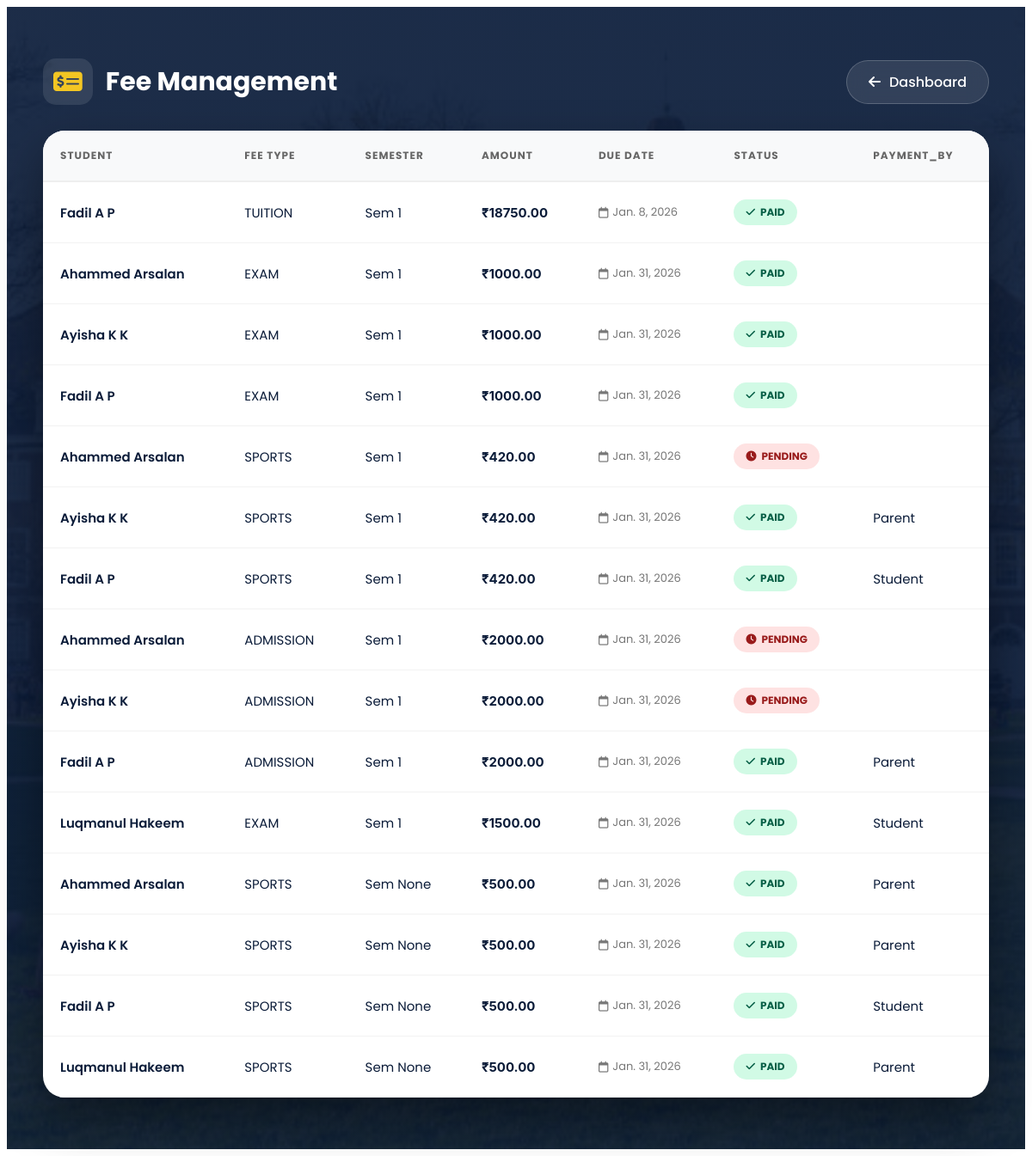
Page /fees/list/ on the committed database.
### fees/models.py (models this page shows)
class Fee(models.Model):
    PAID_BY_CHOICES = [
        ('student', 'Student'),
        ('parent', 'Parent'),
    ]
    SEMESTER_CHOICES = Student.SEMESTER_CHOICES  # 👈 reuse
    student = models.ForeignKey(Student, on_delete=models.CASCADE)
    fee_type = models.CharField(max_length=50)
    semester = models.PositiveIntegerField(
        choices=SEMESTER_CHOICES,   # ✅ DROPDOWN
        null=True,
        blank=True
    )
    amount = models.DecimalField(max_digits=8, decimal_places=2)
    due_date = models.DateField()
    is_paid = models.BooleanField(default=False)
    paid_by = models.CharField(
        max_length=10,
        choices=PAID_BY_CHOICES,
        null=True,
        blank=True
    )
    paypal_order_id = models.CharField(max_length=255, blank=True, null=True)
    paid_on = models.DateTimeField(null=True, blank=True)
    created_at = models.DateTimeField(auto_now_add=True)

### students/models.py (models this page shows, shortened)
class Student(models.Model):
    COURSE_CHOICES = (
        ('BCA', 'BCA'),
        ('BSC_CS', 'BSc Computer Science'),
        ('BSC_IT', 'BSc Information Technology'),
        ('BCOM', 'BCom'),
        ('BA', 'BA'),
    )
    user = models.OneToOneField(
        User,
        on_delete=models.CASCADE,
        related_name='student_profile',blank=True,null=True
    )
    course = models.CharField(max_length=20, choices=COURSE_CHOICES)
    SEMESTER_CHOICES = [
    (1, '1st Semester'),
    (2, '2nd Semester'),
    (3, '3rd Semester'),
    (4, '4th Semester'),
    (5, '5th Semester'),
    (6, '6th Semester'),
    ]
    semester = models.PositiveIntegerField(
        choices=SEMESTER_CHOICES,
        default=1
    )
    parent = models.OneToOneField(
        User,
        on_delete=models.CASCADE,
        related_name='parent_student',
        null=True,
        blank=True
    )
    first_name = models.CharField(max_length=50,blank=True)   # Student first name
    last_name = models.CharField(max_length=50,blank=True)    # Student last name
    father_name = models.CharField(max_length=100,blank=True)
    mother_name = models.CharField(max_length=100,blank=True)
    register_number = models.CharField(
        max_length=20,
        unique=True,blank=True
    )
    date_of_birth = models.DateField()
    profile_photo = models.ImageField(
        upload_to='student_profiles/',
        blank=True,
        null=True
    )
    parent_email = models.EmailField(blank=True, null=True)
    otp = models.CharField(max_length=6, blank=True, null=True)  # store OTP
    otp_created_at = models.DateTimeField(blank=True, null=True)  # store OTP timestamp

### fees/views.py (the view)
# urls.py: path('list/', views.fee_list, name='fee_list'),
def fee_list(request):
    from .models import Fee
    fees = Fee.objects.all()
    return render(request, 'fees/fee_list.html', {'fees': fees})

### notifications/context_processors.py (called while the page is built)
def notification_count(request):
    if request.user.is_authenticated:
        count = Notification.objects.filter(
            recipient=request.user,
            is_read=False
        ).count()
    else:
        count = 0
    return {
        'unread_notification_count': count
    }

### templates/fees/fee_list.html (shortened to what this page needs)
{% extends "base.html" %}
{% load static %}
{% block content %}
<link rel="stylesheet" href="https://cdnjs.cloudflare.com/ajax/libs/font-awesome/6.5.1/css/all.min.css"/>
<div class="fees-wrapper">
    <div class="container">
        <div class="header-area">
            <h2>
                <i class="fa-solid fa-money-check-dollar"></i>
                Fee Management
            </h2>
            <a href="{% url 'admin-dashboard' %}" class="back-btn">
                <i class="fa-solid fa-arrow-left"></i> Dashboard
            </a>
        </div>
        <div class="fees-card">
            <div class="table-container">
                <table class="fees-table">
                    <thead>
                        <tr>
                            <th>Student</th>
                            <th>Fee Type</th>
                            <th>Semester</th>
                            <th>Amount</th>
                            <th>Due Date</th>
                            <th>Status</th>
                            <th>Payment_By</th>
                        </tr>
                    </thead>
                    <tbody>
                        {% for fee in fees %}
                        <tr>
                            <td data-label="Student" class="student-name">
                                {{ fee.student.first_name }} {{ fee.student.last_name }}
                            </td>
                            <td data-label="Fee Type">{{ fee.fee_type }}</td>
                            <td data-label="Semester">Sem {{ fee.semester }}</td>
                            <td data-label="Amount" class="amount-text">₹{{ fee.amount }}</td>
                            <td data-label="Due Date">
                                <span class="due-date">
                                    <i class="fa-regular fa-calendar"></i> {{ fee.due_date }}
                                </span>
                            </td>
                            <td data-label="Status">
                                {% if fee.is_paid %}
                                    <span class="badge badge-paid">
                                        <i class="fa-solid fa-check"></i> Paid
                                    </span>
                                {% else %}
                                    <span class="badge badge-unpaid">
                                        <i class="fa-solid fa-clock"></i> Pending
                                    </span>
                                {% endif %}
                            </td>
                            <td>
    {% if fee.paid_by == 'parent' %}
        Parent
    {% elif fee.paid_by == 'student' %}
        Student
    {% endif %}
</td>
                        </tr>
                        {% endfor %}
                    </tbody>
                </table>
            </div>
        </div>
    </div>
</div>
{% endblock %}

### rows in the picture
Fee: student.first_name "Fadil", student.last_name "A P", fee_type "TUITION", semester "1", amount "18750.00", due_date "Jan. 8, 2026", is_paid True (drawn)
Fee: student.first_name "Ahammed", student.last_name "Arsalan", fee_type "EXAM", semester "1", amount "1000.00", due_date "Jan. 31, 2026", is_paid True (drawn)
Fee: student.first_name "Ayisha", student.last_name "K K", fee_type "EXAM", semester "1", amount "1000.00", due_date "Jan. 31, 2026", is_paid True (drawn)
Fee: student.first_name "Fadil", student.last_name "A P", fee_type "EXAM", semester "1", amount "1000.00", due_date "Jan. 31, 2026", is_paid True (drawn)
Fee: student.first_name "Ahammed", student.last_name "Arsalan", fee_type "SPORTS", semester "1", amount "420.00", due_date "Jan. 31, 2026", is_paid False (drawn)
Fee: student.first_name "Ayisha", student.last_name "K K", fee_type "SPORTS", semester "1", amount "420.00", due_date "Jan. 31, 2026", is_paid True (drawn), paid_by "Parent"
Fee: student.first_name "Fadil", student.last_name "A P", fee_type "SPORTS", semester "1", amount "420.00", due_date "Jan. 31, 2026", is_paid True (drawn), paid_by "Student"
Fee: student.first_name "Ahammed", student.last_name "Arsalan", fee_type "ADMISSION", semester "1", amount "2000.00", due_date "Jan. 31, 2026", is_paid False (drawn)
Fee: student.first_name "Ayisha", student.last_name "K K", fee_type "ADMISSION", semester "1", amount "2000.00", due_date "Jan. 31, 2026", is_paid False (drawn)
Fee: student.first_name "Fadil", student.last_name "A P", fee_type "ADMISSION", semester "1", amount "2000.00", due_date "Jan. 31, 2026", is_paid True (drawn), paid_by "Parent"
Fee: student.first_name "Luqmanul", student.last_name "Hakeem", fee_type "EXAM", semester "1", amount "1500.00", due_date "Jan. 31, 2026", is_paid True (drawn), paid_by "Student"
Fee: student.first_name "Ahammed", student.last_name "Arsalan", fee_type "SPORTS", semester "None", amount "500.00", due_date "Jan. 31, 2026", is_paid True (drawn), paid_by "Parent"
Fee: student.first_name "Ayisha", student.last_name "K K", fee_type "SPORTS", semester "None", amount "500.00", due_date "Jan. 31, 2026", is_paid True (drawn), paid_by "Parent"
Fee: student.first_name "Fadil", student.last_name "A P", fee_type "SPORTS", semester "None", amount "500.00", due_date "Jan. 31, 2026", is_paid True (drawn), paid_by "Student"
Fee: student.first_name "Luqmanul", student.last_name "Hakeem", fee_type "SPORTS", semester "None", amount "500.00", due_date "Jan. 31, 2026", is_paid True (drawn), paid_by "Parent"
